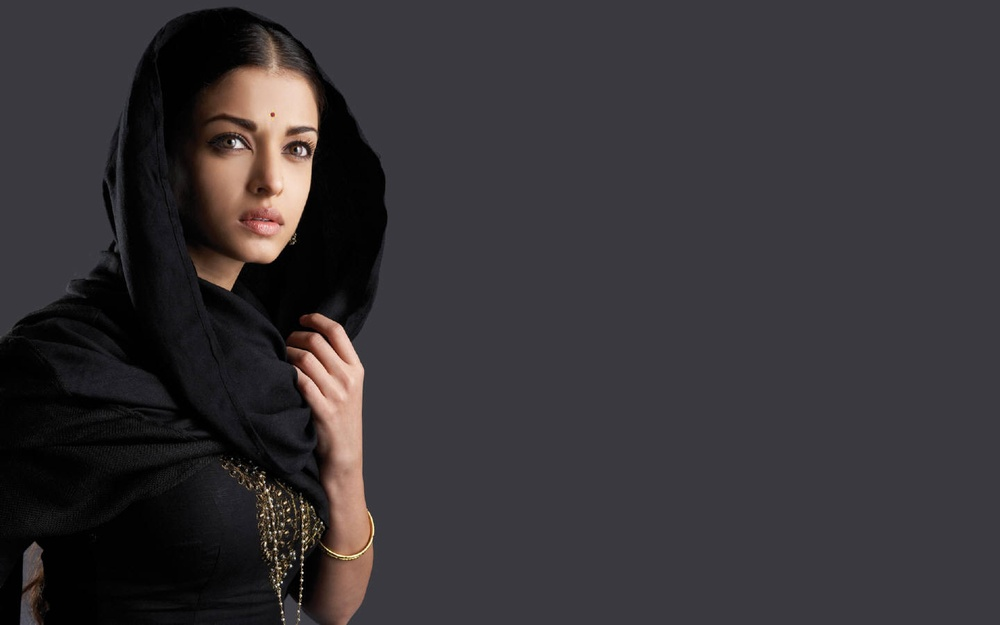
#> input picture aish.jpg, 1000 x 625 px, shrunk from 1440 x 900 before the run, found by its file name
$ python ip_image.py
#> lines starting #> are read from the running program, lines starting #| are printed output that depends on the picture; after the words box and inside, x2 and y2 are one past the last pixel; in counts of white or black regions, pixels touching at a corner belong together
import numpy as np
import cv2
from matplotlib import pyplot as plt
img = cv2.imread('aish.JPG', 1)
#> img is the input picture: shape (625, 1000, 3); mean B, G, R 53.8, 50.4, 53.6
cv2.imshow('image',img)
px = img[55, 55]
#> px = [63, 57, 58]
#print(px)
img[100:150, 100:150] = [255,255,255]
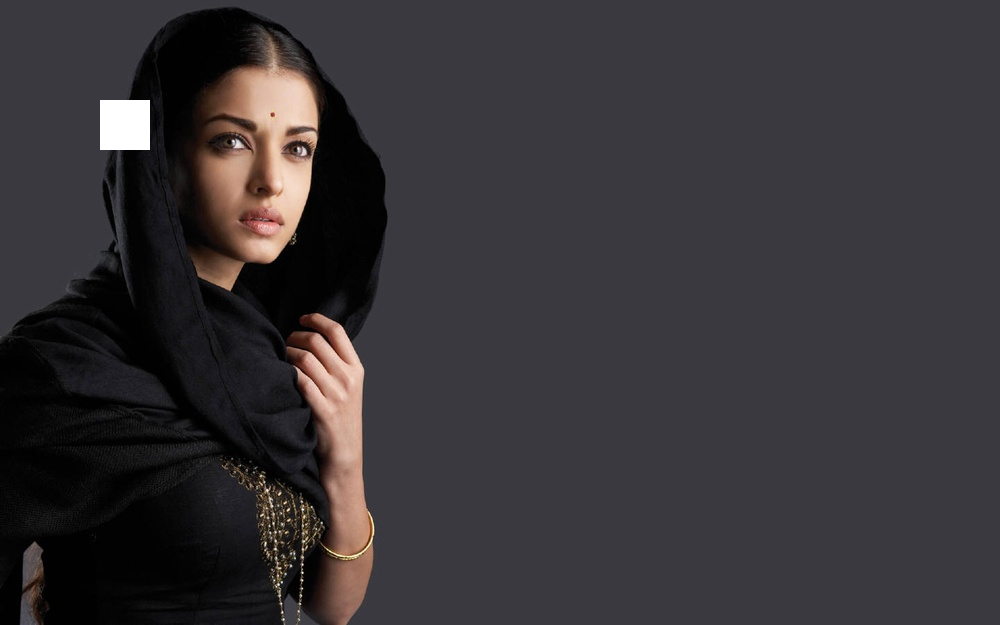
#> img: shape (625, 1000, 3); 0.4% of pixels changed, all inside (x1, y1, x2, y2) = (100, 100, 150, 150)

aish_face=img[37:111, 107:194]
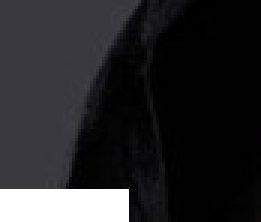
#> aish_face: shape (74, 87, 3) (shown 3 times larger); mean B, G, R 41.2, 39.1, 39.4
img[0:74, 0:87] = aish_face
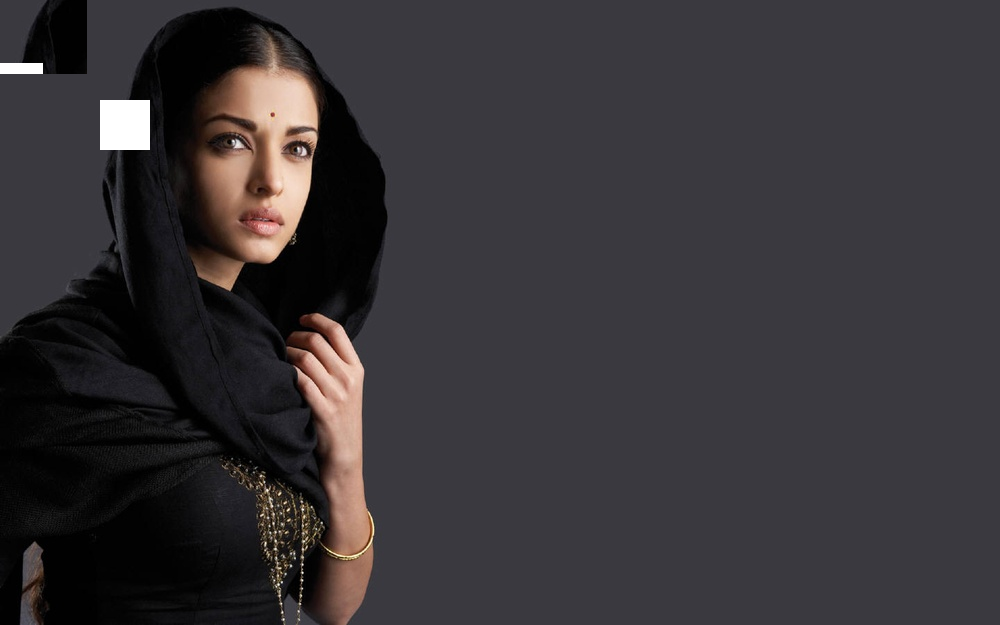
#> img: shape (625, 1000, 3); 0.77% of pixels changed, all inside (x1, y1, x2, y2) = (0, 0, 87, 74)
cv2.imshow('image1', img)
cv2.waitKey(0)
cv2.destroyAllWindows()

$ run again, with 1.jpg copied over aish.jpg
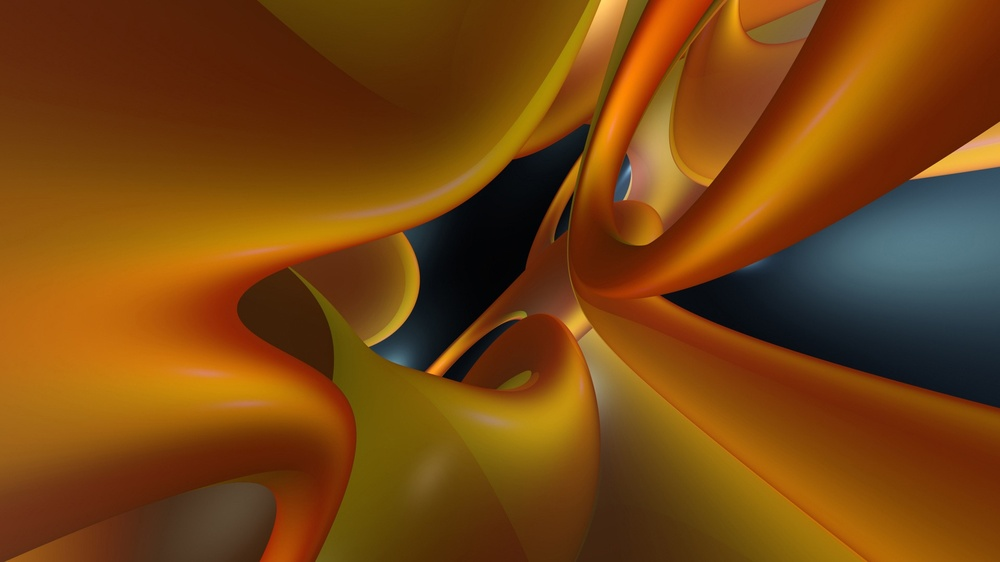
#> input picture 1.jpg, 1000 x 562 px, shrunk from 1920 x 1080 before the run, found by its file name
#> img is the input picture: shape (562, 1000, 3); mean B, G, R 16.8, 69.4, 119.6
#> px = [11, 40, 97]
#> `aish_face=img[37:111, 107:194]`:
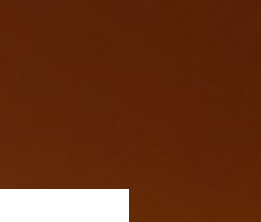
#> aish_face: shape (74, 87, 3) (shown 3 times larger); mean B, G, R 25.6, 52.7, 104.9
#> `img[0:74, 0:87] = aish_face`:
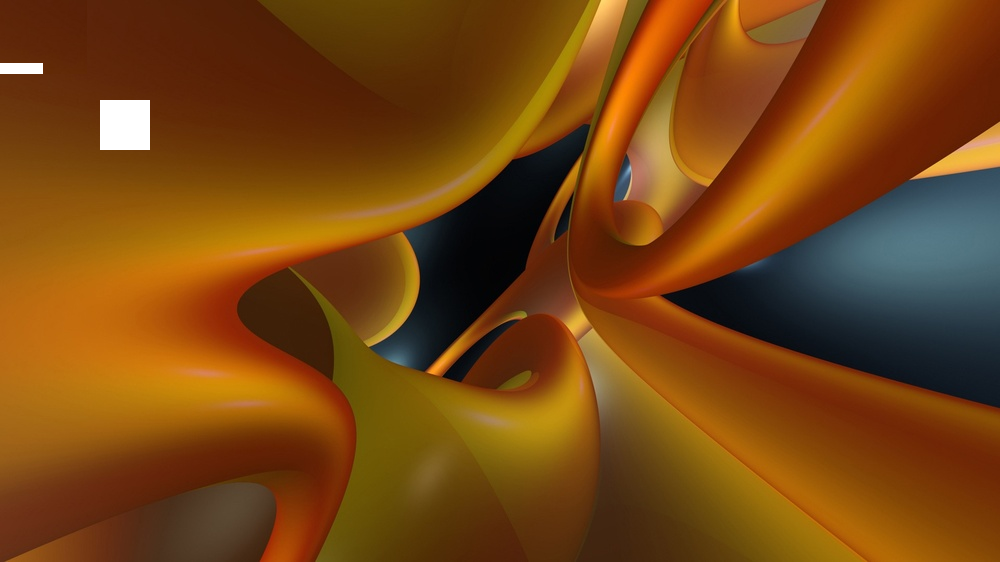
#> img: shape (562, 1000, 3); mean B, G, R 18.1, 70.5, 120.4
